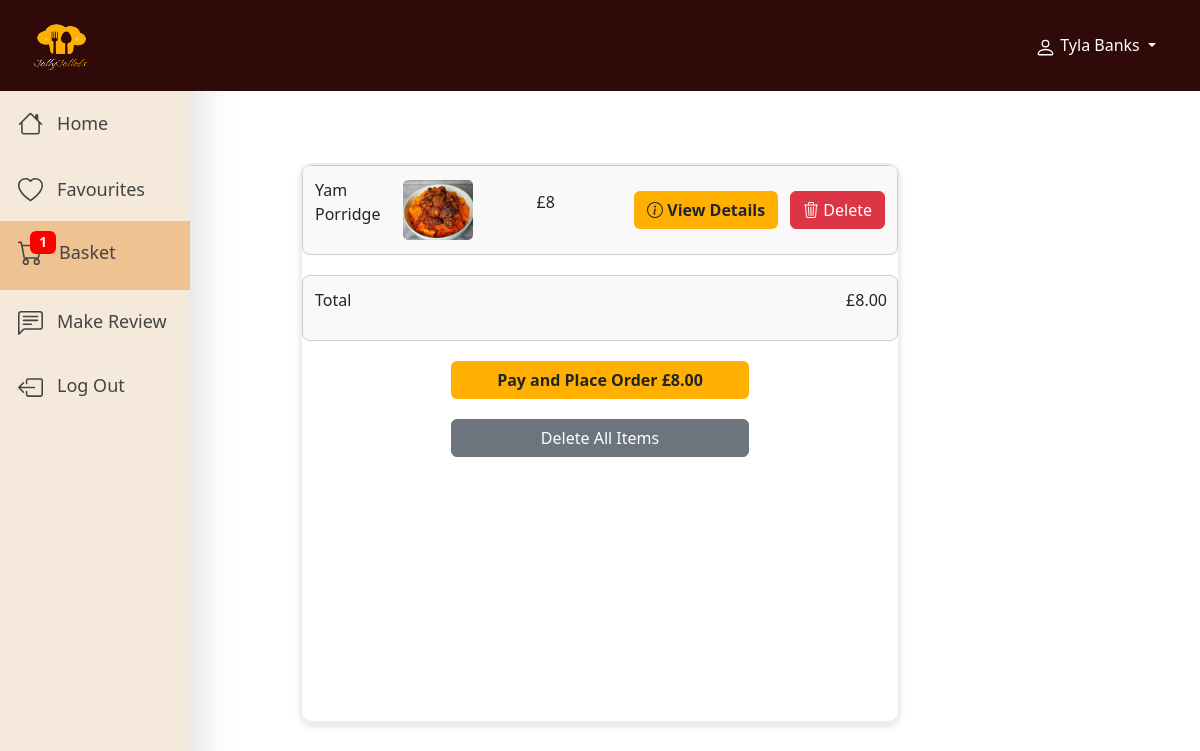
The page /users/customer-basket (signed in) on the database its author committed.
### users/models.py (models this page shows, shortened)
class Customer(models.Model):
    customerId = models.CharField(max_length=10, unique=True, blank=True, primary_key=True)
    first_name = models.CharField(max_length=50)
    last_name = models.CharField(max_length=50)
    email = models.CharField(max_length=50)
    password = models.CharField(max_length=128)

### restaurant/models.py (models this page shows, shortened)
class OrderItem(models.Model):
    basket = models.ForeignKey(Basket,  on_delete=models.SET_NULL, null=True, blank=True)
    food_item = models.ForeignKey(Food, null=True, blank=True, on_delete=models.SET_NULL)
    drink_item = models.ForeignKey(Drink, null=True, blank=True, on_delete=models.SET_NULL)
    price = models.CharField(max_length=10)
    spice_level = models.CharField(max_length=50, choices=[('Not Spicy', 'Not Spicy'), ('Spicy', 'Spicy'), ('Very Spicy', 'Very Spicy')],
            null=True, blank=True)
    soup_choice = models.CharField(max_length=50, choices=[('Egusi', 'Egusi'), ('Ogbono', 'Ogbono'), ('Abula', 'Abula')],
            null=True, blank=True)
    food_sauce = models.CharField(max_length=50, choices=[('Ketchup', 'Ketchup'), ('Mayo', 'Mayo'), ('Sweet Chilli', 'Sweet Chilli')],
            null=True, blank=True)
    protein = models.CharField(max_length=50, choices=[('Chicken', 'Chicken'), ('Beef', 'Beef'), ('Fish', 'Fish')],
            null=True, blank=True)
    desert_sauce = models.CharField(max_length=50, choices=[('Toffee', 'Toffee'), ('Caramel', 'Caramel'), ('Strawberry', 'Strawberry')],
            null=True, blank=True)
    drink_size = models.CharField(max_length=50, choices=[('Small', 'Small'), ('Medium', 'Medium'), ('Large', 'Large')],
            null=True, blank=True)
    has_ice = models.BooleanField(default=False)
    notes = models.CharField(max_length=100, null=True, blank=True)

class Food(models.Model):
    FOOD_CATEGORIES = [
        ('Main Meal', 'Main Meal'),
        ('Fast Food', 'Fast Food'),
        ('Sides', 'Sides'),
        ('Deserts', 'Deserts')
    ]
    foodId = models.AutoField(primary_key=True)
    food_name = models.CharField(max_length=50)
    ingredients = models.CharField(max_length=255, blank=True)
    category = models.CharField(max_length=50, choices=FOOD_CATEGORIES ,default='Main Meal')
    duration = models.CharField(max_length=10)
    price = models.CharField(max_length=10)
    allergen = models.CharField(max_length=50, blank=True, null=True)
    image = models.ImageField(upload_to='food_images/', blank=True, null=True)
    calories = models.CharField(max_length=10, null=True, blank=True)
    fav_status = models.CharField(max_length=50, blank=True, null=True)

### users/views/customer_views.py (the view)
# urls.py: path('customer-basket', customer_views.displayCustomerBasket, name="customer-basket"),
def displayCustomerBasket(request):
    customer_email = request.session.get("customer_email")
    session_id = request.session.session_key
    if customer_email:
        customer = get_object_or_404(Customer, email=customer_email)
        basket, created = Basket.objects.get_or_create(user=customer)
    else:
        basket, created = Basket.objects.get_or_create(session_id=session_id)
    order_items = OrderItem.objects.filter(basket=basket)
    order_item_count = order_items.count()
    total_price = sum(float(item.price.replace('£', '').strip()) for item in order_items)
    total_price = round(total_price, 2)
    formatted_price = "{:.2f}".format(total_price)
    tables = Table.objects.all()
    context = {
        'basket': basket,
        'order_items': order_items,
        'total_price': formatted_price,
        'order_item_count': order_item_count,
        'tables': tables,
        'media_url': settings.MEDIA_URL,  # Pass MEDIA_URL to the template,
        'customer': customer
    }
    return render(request, "customers/loggedIn-basket.html", context)

### users/templates/customers/loggedIn-basket.html (shortened to what this page needs)
{% extends 'layout.html' %}
    {% block content %}
        <div id="navbar-menuItems">
            <nav style="background-color:#300909" class="navbar navbar-expand-lg">
                <div class="container-fluid">
                    <a class="navbar-brand" href="#">
                        <img src="{{ media_url }}RestaurantLogoDesign-FYP.png" alt="Card Image">
                    </a>
                    <div id="customer-name-dropdown" class="dropdown" style="float:right; margin-right: 2rem;">
                        <a style="color:white;" class="nav-link dropdown-toggle" href="#" role="button" data-bs-toggle="dropdown" aria-expanded="false">
                        {{ customer.first_name }} {{ customer.last_name }}
                        </a>
                    </div>
                </div>
            </nav>
        </div>
        <div class="Cus-sidebar shadow-lg">
            <a onclick="window.location.href='{% url 'customer-loggedIn-home' %}'">
                <span>
                </span> &nbsp; Home
            </a>
            <div class="sidebar-btn" style="border">
                <a onclick="window.location.href='{% url 'customer-favourites' %}'">
                    <span>
                    </span> &nbsp; Favourites
                </a>
            </div>
            <a id="BasketBtn" class="basket-button">
                <span class="icon-container">
                    {% if order_item_count != 0 %}
                        <span class="badge">{{ order_item_count }}</span>
                    {% endif %}<span class="ms-3">Basket</span>
                </span>
            </a>
            <a onclick="window.location.href='{% url 'customer-loggedIn-rating' %}'">
                <span>
                </span> &nbsp; Make Review
            </a>
            <a onclick="logOutConfirmation()">
                <span>
                </span> &nbsp; Log Out
            </a>
        </div>
        <br><br><br>
        <div class="basket-container">
            {% if order_items %}
                {% for item in order_items %}
                    {% if item.food_item %}
                        <div class="basket-item">
                            <div class="item-name">
                                <p>{{ item.food_item.food_name }}</p>
                            </div>
                            <div class="item-image">
                                <img style="width:70px; border-radius:5px; height:60px;" src="{{ item.food_item.image.url }}" alt="{{ item.food_item.food_name }}" />
                            </div>
                            <div class="item-price">
                                <p>{{ item.price }}</p>
                            </div>
                            <div class="view-basket-btn">
                                <button id="desktop-view-item-btn" onclick="openOrderItemModal({{ item.id }});" class="btn" style="font-weight:bold; background-color: #FFB000; width:100%;" onmouseover="this.style.backgroundColor='#CC8A00';"
                                onmouseout="this.style.backgroundColor='#FFB000';">
                                     View Details
                                </button>
                            </div>
                            <div class="delete-basket-btn">
                                <button id="desktop-view-delete-btn" style="float:right;" onclick="deleteBasketItem({{ item.id }});" type="button" class="btn btn-danger ms-2">
                                    Delete
                                </button>
                            </div>
                        </div>
                    {% endif %}
                {% endfor %}
                {% if total_price %}
                    <div class="basket-item">
                        <div class="item-name">
                            <p>Total</p>
                        </div>
                        <div class="total-item-price">
                            <p>£{{ total_price }}</p>
                        </div>
                    </div>
                {% endif %}
                <button onclick="openPaymentDetails();" class="btn submit-button" style="width:50%;
                background-color:#FFB000; font-weight:bold; margin:0 auto;" onmouseover="this.style.backgroundColor='#CC8A00';"
                onmouseout="this.style.backgroundColor='#FFB000';">
                    Pay and Place Order £{{ total_price }}
                </button>
                <button type="button" onclick="deleteAllBasketItems()" style="margin:0 auto; width:50%;" class="btn btn-secondary">Delete All Items </button>
                <br>
            {% endif %}
        </div>
    {% endblock %}

### static/css/style.css (style rules this page uses)
* { margin: 0; padding: 0; box-sizing: border-box; }
body { min-height: 100vh; background-color: rgb(252, 252, 252); font-size: 1rem; display: flex; flex-flow: column; font-family: 'Roboto', Arial, sans-serif; }
.navbar-brand img { height: 65px; width: 130%; }
nav { top: 0; width: 100%; z-index: 1001; position: fixed; }
#navbar-menuItems { position: sticky; top: 0; width: 100%; z-index: 1001; }
.Cus-sidebar { height: 100%; width: 190px; position: fixed; top: 0; left: 0; background-color: #F5E9DC; padding-top: 92px; color: #444444; z-index: 1000; }
.Cus-sidebar a { display: block; padding: 18px; text-decoration: none; font-size: 18px; color:#444444 !important; }
.Cus-sidebar a.active { background-color: #efc292; color: #444444; }
.basket-container { width: 50vw; height:70vh; display:flex; margin: 0 auto; background: #ffffff; border: 2px solid #eeeeee; border-radius: 12px; box-shadow: 0 4px 6px rgba(0, 0, 0, 0.1); flex-direction: column; gap: 20px; overflow-y:auto; }
.basket-item { display: flex; align-items: center; justify-content: space-between; padding: 10px; border: 1px solid #ccc; border-radius: 8px; background-color: #f9f9f9; cursor:pointer; }
.basket-item .item-name, .basket-item .item-image, .basket-item .item-price { flex: 1; padding: 2px; display: flex; align-items: center; }
.basket-item .delete-basket-btn, .view-basket-btn { padding: 2px; }
.basket-item .item-image { flex: 0 0 auto; margin-right: 60px; }
.basket-item .item-price { margin-right:10px; }
.basket-item img { width: 60px; height: 50px; object-fit: cover; }
.total-item-price, .delete-basket-btn { text-align: right; }
.basket-button { position: relative; display: inline-block; }
.icon-container { position: relative; display: inline-flex; align-items: center; }
.badge { position: absolute; top: -8px; right: 60px; background-color: red; color: white; border-radius: 50%; padding: 3px 6px; font-size: 12px; font-weight: bold; line-height: 1; min-width: 20px; text-align: center; }

### rows shown on the page
Customer: first_name "Tyla", last_name "Banks"
OrderItem: food_item.food_name "Yam Porridge", food_item.image (picture), price "£8"

### other values the page prints
{{ order_item_count }} "1"
{{ total_price }} "8.00"
